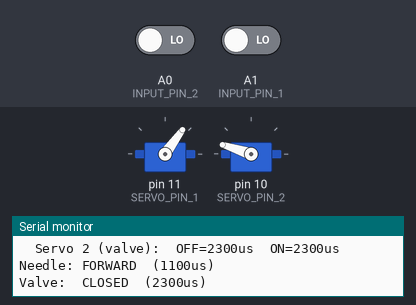
Recording of a sketch running on a simulated Arduino Uno, built for the host (arithmetic inside an expression is 32-bit, double 64-bit). Parts: 2 × servo, the last lines printed to the serial monitor. The inputs (shaded band) are chosen by the test bench; at power-on: A1 (INPUT_PIN_1) LOW, A0 (INPUT_PIN_2) LOW.

Above: at 1.2 s.
1.3 s: A1 (INPUT_PIN_1) driven HIGH
At 2.4 s:
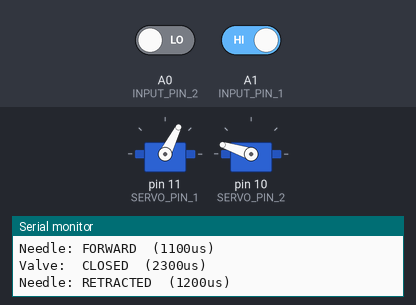
4.3 s: A1 (INPUT_PIN_1) driven LOW
At 4.8 s:
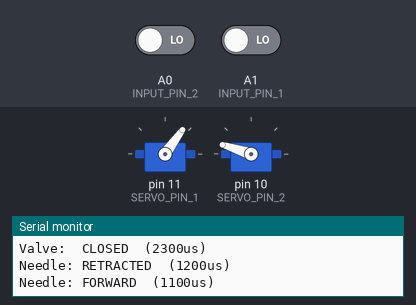
Timing chart, 0 to 7.3 s (numbered marks = the images above; inputs shaded):
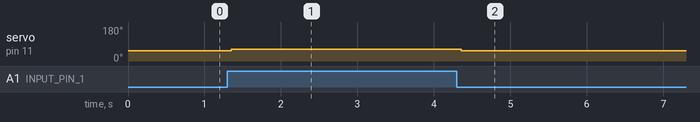

The sketch:

servo_control.ino
```cpp
// Servo controller for the airbrush robot.
//
// Reads digital signals from the STM32H723 Octopus board and drives
// two servos accordingly.  The Klipper firmware sets output pins
// HIGH/LOW; this Arduino translates those into servo positions.
//
// Wiring (Octopus -> Arduino -> Servo):
//   PB6  ->  A0 (digital input)  ->  Servo 1 (pin 11)  Airbrush needle retract
//   PB7  ->  A1 (digital input)  ->  Servo 2 (pin 10)  Pump refill valve
//   GND  ->  GND (shared ground between Octopus and Arduino)
//
// Klipper commands:
//   SET_PIN PIN=servo_airbrush_needle VALUE=1   -> Servo 1 needle retracted, spray ON
//   SET_PIN PIN=servo_airbrush_needle VALUE=0   -> Servo 1 needle forward, spray OFF
//   SET_PIN PIN=servo_pump_refill VALUE=1       -> Servo 2 valve OPEN  (SERVO2_ON_US)
//   SET_PIN PIN=servo_pump_refill VALUE=0       -> Servo 2 valve CLOSED (SERVO2_OFF_US)
//
// Debug: open Serial Monitor at 115200 baud to see input state changes.

#include <Servo.h>

// --------------- pin assignments ---------------
const int SERVO_PIN_1 = 11;   // airbrush needle servo
const int SERVO_PIN_2 = 10;   // pump refill servo
const int INPUT_PIN_1 = A1;   // PB6 -> airbrush needle
const int INPUT_PIN_2 = A0;   // PB7 -> pump refill

// --------------- servo pulse range (must match servo_setup.ino) ---------------
const int SERVO_MIN_US = 500;
const int SERVO_MAX_US = 2500;

// --------------- calibrated positions (microseconds) ---------------
// Servo 1 -- airbrush needle
const int SERVO1_OFF_US = 1100;  // needle forward, spray OFF
const int SERVO1_ON_US  = 1200;  // needle retracted, spray ON

// Servo 2 -- pump refill valve  (adjust after calibration)
const int SERVO2_OFF_US = 2300;  // valve closed
const int SERVO2_ON_US  = 2300;  // valve open

// --------------- debounce ---------------
// 50 ms rejects EMI spikes without adding perceptible latency.
const unsigned long DEBOUNCE_MS = 50;

// --------------- timing ---------------
// Minimum interval between loop iterations (ms).
// Keeps CPU utilization low; 10 ms still gives <60 ms response time
// with debounce included.
const unsigned long LOOP_INTERVAL_MS = 10;

struct Debounce {
    int  stable;              // last accepted (debounced) reading
    int  previous;            // raw reading on the prior iteration
    unsigned long changed_at; // millis() when `previous` last flipped
};

Debounce db1 = {LOW, LOW, 0};
Debounce db2 = {LOW, LOW, 0};

Servo servo1;
Servo servo2;

int last_state1 = -1;  // force initial update (no valid pin state is -1)
int last_state2 = -1;

// Returns the debounced state of `pin`, updating `db` in place.
int debounced_read(int pin, Debounce &db) {
    int raw = digitalRead(pin);

    if (raw != db.previous) {
        db.changed_at = millis();
        db.previous   = raw;
    } else if ((millis() - db.changed_at) >= DEBOUNCE_MS) {
        db.stable = raw;
    }

    return db.stable;
}

void setup() {
    Serial.begin(115200);

    servo1.attach(SERVO_PIN_1, SERVO_MIN_US, SERVO_MAX_US);
    servo2.attach(SERVO_PIN_2, SERVO_MIN_US, SERVO_MAX_US);

    // INPUT_PULLDOWN gives a defined LOW when Octopus pins are not driven
    // (before Klipper init or if the cable is disconnected).  Octopus
    // push-pull outputs override the weak pull-down when active.
    pinMode(INPUT_PIN_1, INPUT_PULLDOWN);
    pinMode(INPUT_PIN_2, INPUT_PULLDOWN);

    servo1.writeMicroseconds(SERVO1_OFF_US);
    servo2.writeMicroseconds(SERVO2_OFF_US);

    Serial.println("Servo controller ready");
    Serial.print("  Servo 1 (needle): OFF=");
    Serial.print(SERVO1_OFF_US);
    Serial.print("us  ON=");
    Serial.print(SERVO1_ON_US);
    Serial.println("us");
    Serial.print("  Servo 2 (valve):  OFF=");
    Serial.print(SERVO2_OFF_US);
    Serial.print("us  ON=");
    Serial.print(SERVO2_ON_US);
    Serial.println("us");
}

void loop() {
    int state1 = debounced_read(INPUT_PIN_1, db1);
    int state2 = debounced_read(INPUT_PIN_2, db2);

    if (state1 != last_state1) {
        int us = (state1 == HIGH) ? SERVO1_ON_US : SERVO1_OFF_US;
        servo1.writeMicroseconds(us);
        last_state1 = state1;
        Serial.print("Needle: ");
        Serial.print(state1 == HIGH ? "RETRACTED" : "FORWARD");
        Serial.print("  (");
        Serial.print(us);
        Serial.println("us)");
    }

    if (state2 != last_state2) {
        int us = (state2 == HIGH) ? SERVO2_ON_US : SERVO2_OFF_US;
        servo2.writeMicroseconds(us);
        last_state2 = state2;
        Serial.print("Valve:  ");
        Serial.print(state2 == HIGH ? "OPEN" : "CLOSED");
        Serial.print("  (");
        Serial.print(us);
        Serial.println("us)");
    }

    delay(LOOP_INTERVAL_MS);
}
```

Measured:
- after the input at 1.3 s, servo on pin 11 (SERVO_PIN_1): 54° → 63° after 0.05 s
- after the input at 4.3 s, servo on pin 11 (SERVO_PIN_1): 63° → 54° after 0.06 s
